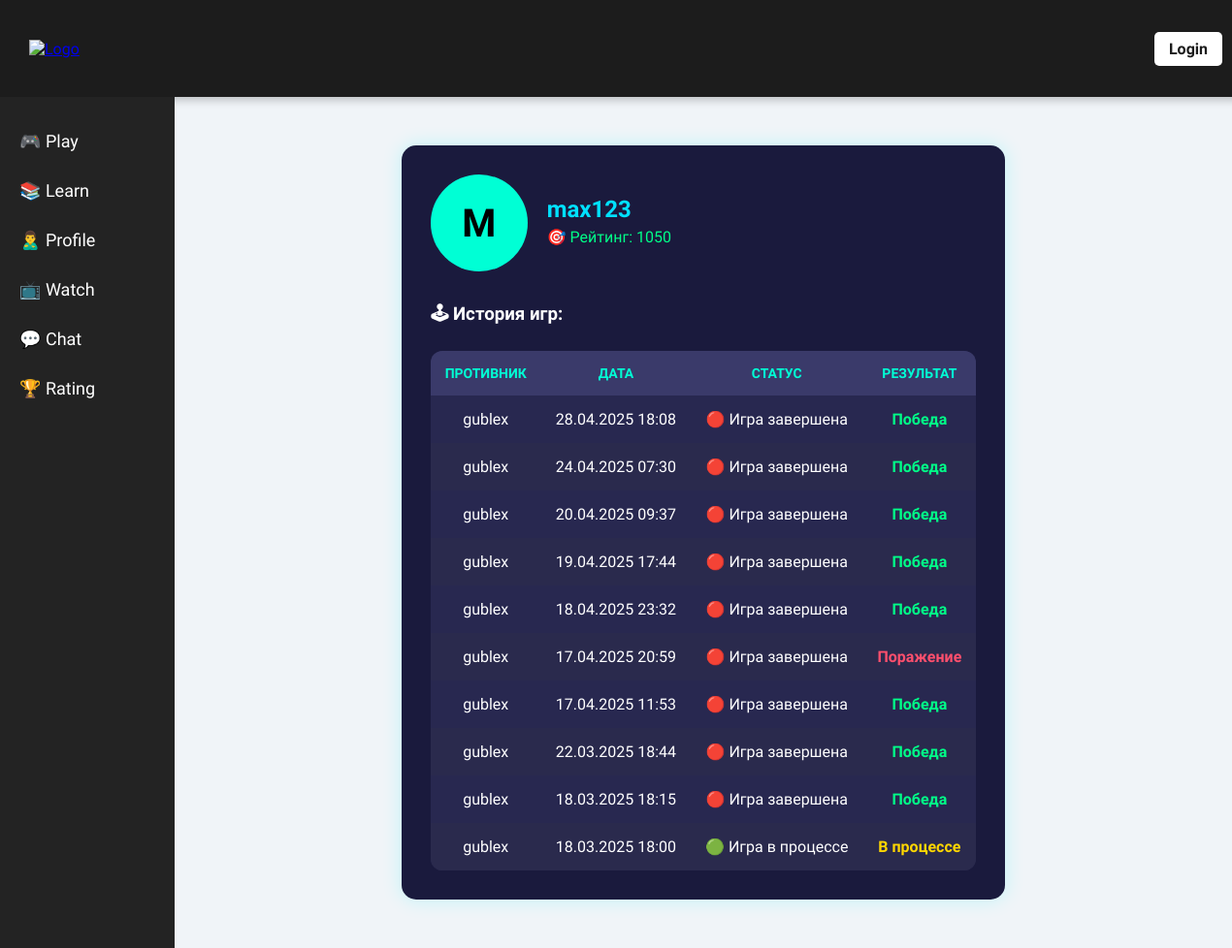
The app's page /profile/1/, older data.
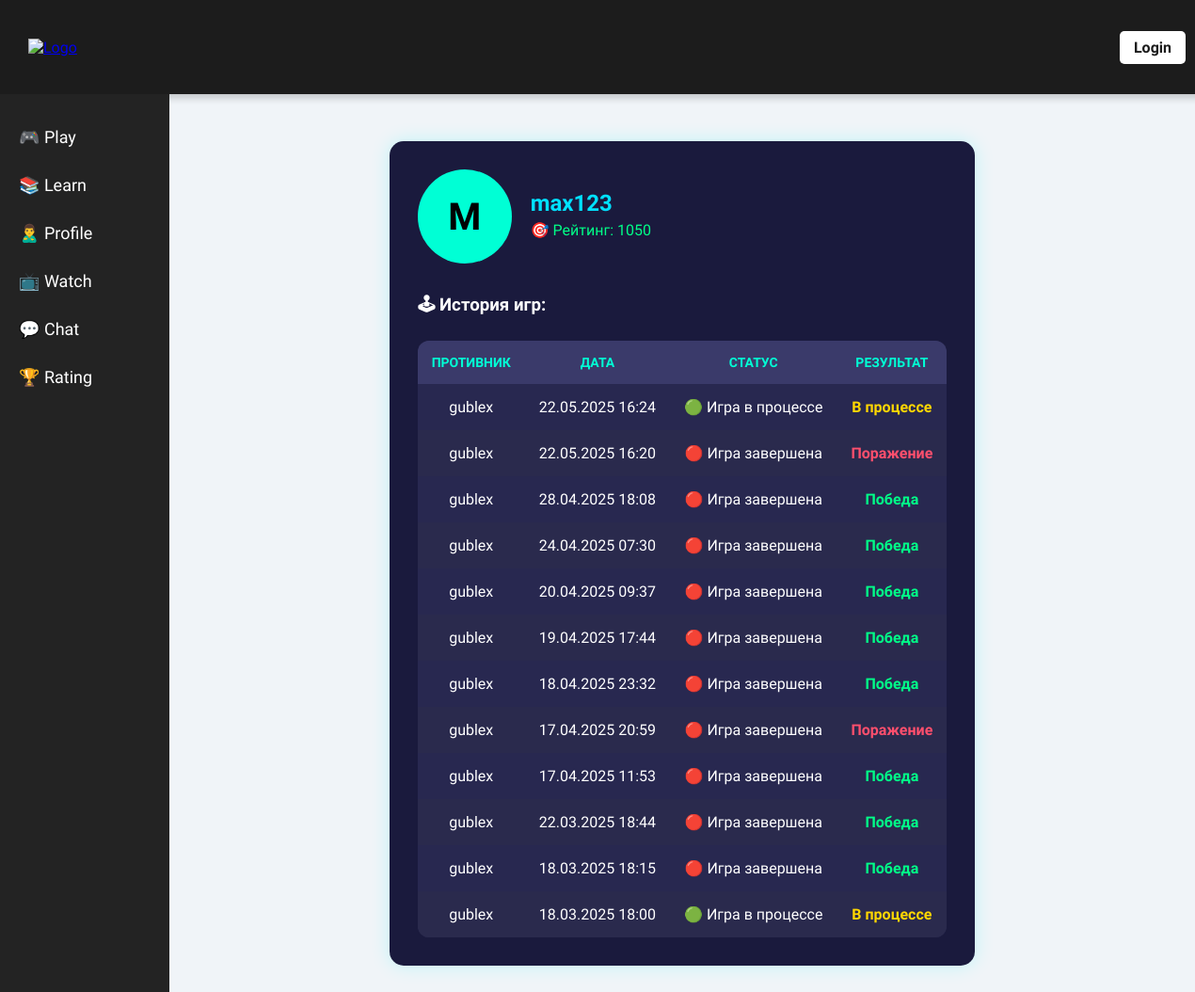
The same page, newer data.
### baseapp/models.py (models this page shows, shortened)
class Game(models.Model):
    room = models.OneToOneField(Room, on_delete=models.SET_NULL, related_name='game', null=True)
    player1 = models.ForeignKey(User, on_delete=models.CASCADE, related_name='games_as_player1')
    player2 = models.ForeignKey(User, on_delete=models.CASCADE, related_name='games_as_player2', null=True, blank=True)
    started_at = models.DateTimeField(auto_now_add=True)
    finished_at = models.DateTimeField(null=True, blank=True)
    winner = models.ForeignKey(User, on_delete=models.SET_NULL, null=True, blank=True, related_name='won_games')
    is_active = models.BooleanField(default=True)
    status = models.CharField(max_length=25, null=True,blank=True)
    room_name = models.CharField(max_length=255, null=True, blank=True)

### baseapp/views.py (the view)
# urls.py: path('profile/<str:pk>/', views.profilePage, name="profile"),
def profilePage(request, pk):
    user = User.objects.get(id=pk)
    rating = Rating.objects.get(user=user)
    games = Game.objects.filter(player1=user) | Game.objects.filter(player2=user)
    games = games.order_by('-started_at')
    context = {
        'profile_user': user,
        'rating': rating,
        'games': games,
    }
    return render(request, 'baseapp/profile.html', context)

### baseapp/templates/baseapp/profile.html (shortened to what this page needs)
{% extends 'main.html' %}
{% block content %}
<div class="profile-container">
    <div class="profile-header">
        <div class="profile-avatar">
            {{ profile_user.username|first|upper }}
        </div>
        <div class="profile-info">
            <h2>{{ profile_user.username }}</h2>
            {% if rating %}
            <p>🎯 Рейтинг: {{ rating.score }}</p>
            {% else %}
            <p>🎯 Рейтинг: не присвоен</p>
            {% endif %}
        </div>
    </div>
    <h3>🕹 История игр:</h3>
    <table>
        <thead>
            <tr>
                <th>Противник</th>
                <th>Дата</th>
                <th>Статус</th>
                <th>Результат</th>
            </tr>
        </thead>
        <tbody>
            {% for game in games %}
            <tr>
                <td>
                    {% if game.player1 == profile_user %}
                    {% if game.player2 %}
                    {{ game.player2.username }}
                    {% else %}
                        —
                    {% endif %}
                    {% else %}
                    {{ game.player1.username }}
                    {% endif %}
                </td>
                <td>{{ game.started_at|date:"d.m.Y H:i" }}</td>
                <td>{% if game.is_active %}
                    🟢 Игра в процессе
                {% elif game.status %}
                    {{ game.status }}
                {% else %}
                    🔴 Игра завершена
                {% endif %}</td>
                <td>
                    {% if game.is_active %}
                    <span class="pending">В процессе</span>
                {% elif game.winner == profile_user %}
                    <span class="win">Победа</span>
                {% else %}
                    <span class="lose">Поражение</span>
                {% endif %}
                </td>
            </tr>
            {% empty %}
            <tr>
                <td colspan="4">Нет игр</td>
            </tr>
            {% endfor %}
        </tbody>
    </table>
</div>
{% endblock content %}

Row changes from the older to the newer data that the page shows:
added Game: player2.username "gublex", started_at "22.05.2025 16:24", is_active "🟢 Игра в процессе"
added Game: player1.username "gublex", started_at "22.05.2025 16:20", is_active "🔴 Игра завершена"
